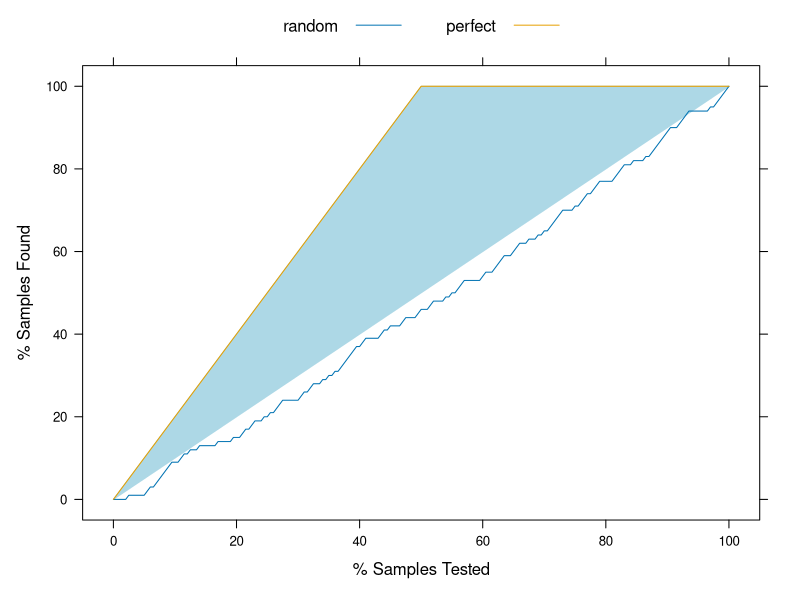
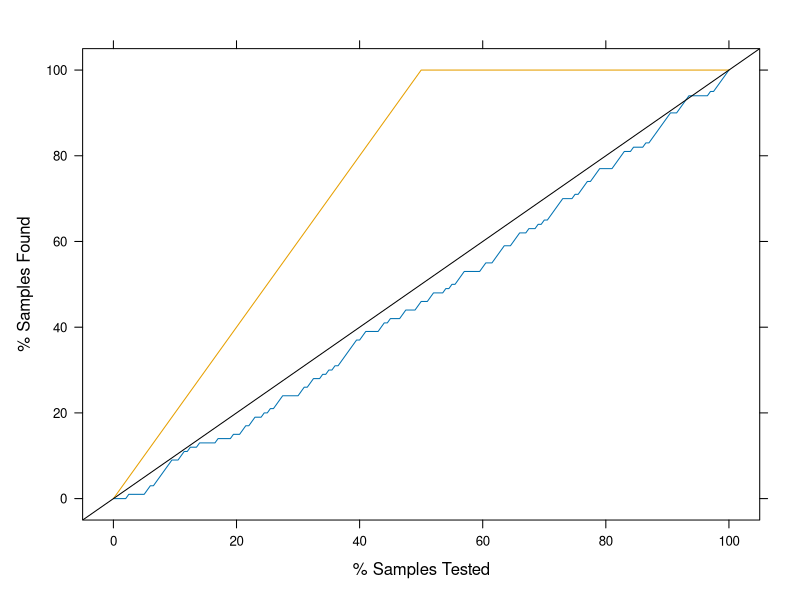

The R source for these figures, in order:
# r2py crawler metadata
# package: caret
# source_type: rd_example
# topic: panel.lift2.Rd
# source_file: C:\Users\bened\AppData\Local\R\win-library\4.5\caret\help
# lines: 16

suppressPackageStartupMessages(library(caret))
set.seed(1)
simulated <- data.frame(obs = factor(rep(letters[1:2], each = 100)),
                        perfect = sort(runif(200), decreasing = TRUE),
                        random = runif(200))

regionInfo <- trellis.par.get("reference.line")
regionInfo$col <- "lightblue"
trellis.par.set("reference.line", regionInfo)

lift2 <- lift(obs ~ random + perfect, data = simulated)
lift2
xyplot(lift2, auto.key = list(columns = 2))

## use a different panel function
xyplot(lift2, panel = panel.lift)
